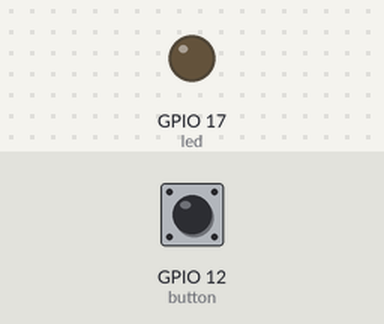
Bench run of a program on a simulated Raspberry Pi (BCM pin numbers). On the bench: output pins drawn as LEDs (lit = HIGH). Inputs (shaded band) come from the test bench; at power-on: GPIO 12 (button) HIGH.

Above: at 1.2 s.
1.3 s: GPIO 12 (button) pulled LOW for 0.15 s
At 1.38 s:
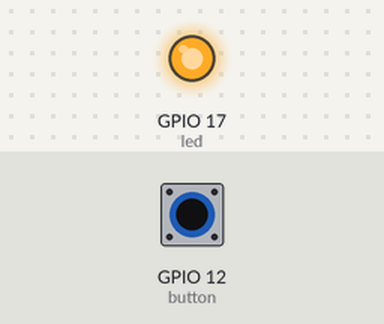
2.9 s: GPIO 12 (button) pulled LOW for 3.2 s
At 6.6 s:
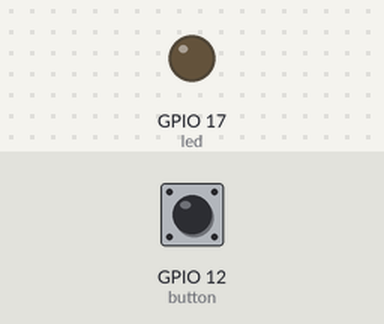
Timing chart, 0 to 8.1 s (numbered marks = the images above; inputs shaded):
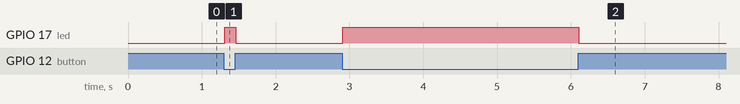

The program:

gpiomission21.py
```python
from gpiozero import LED, Button
from signal import pause

led = LED(17)       # GPIO 17번에 LED 연결
button = Button(12)  # GPIO 2번에 버튼 연결

led.source = button.values  # 버튼 상태를 LED에 바로 전달

pause()  # 프로그램을 계속 실행 상태로 유지
```

Measured:
- after the input at 1.3 s, GPIO 17 (led): LOW → HIGH at once, → LOW 0.15 s later
- after the input at 2.9 s, GPIO 17 (led): LOW → HIGH at once, → LOW 3.2 s later
